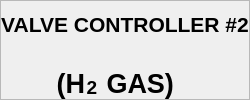
         <widget class="QFrame" name="frame_8" >
          <property name="sizePolicy" >
           <sizepolicy vsizetype="Preferred" hsizetype="Preferred" >
            <horstretch>0</horstretch>
            <verstretch>0</verstretch>
           </sizepolicy>
          </property>
          <property name="palette" >
           <palette>
            <active/>
            <inactive/>
            <disabled/>
           </palette>
          </property>
          <property name="frameShape" >
           <enum>QFrame::StyledPanel</enum>
          </property>
          <property name="frameShadow" >
           <enum>QFrame::Raised</enum>
          </property>
          <layout class="QVBoxLayout" >
           <property name="spacing" >
            <number>6</number>
           </property>
           <property name="leftMargin" >
            <number>0</number>
           </property>
           <property name="topMargin" >
            <number>0</number>
           </property>
           <property name="rightMargin" >
            <number>0</number>
           </property>
           <property name="bottomMargin" >
            <number>0</number>
           </property>
           <item>
            <widget class="QLabel" name="label_21" >
             <property name="font" >
              <font>
               <pointsize>16</pointsize>
               <weight>75</weight>
               <bold>true</bold>
              </font>
             </property>
             <property name="text" >
              <string>VALVE CONTROLLER #2</string>
             </property>
             <property name="alignment" >
              <set>Qt::AlignCenter</set>
             </property>
            </widget>
           </item>
           <item>
            <layout class="QHBoxLayout" >
             <property name="spacing" >
              <number>2</number>
             </property>
             <property name="leftMargin" >
              <number>0</number>
             </property>
             <property name="topMargin" >
              <number>0</number>
             </property>
             <property name="rightMargin" >
              <number>0</number>
             </property>
             <property name="bottomMargin" >
              <number>0</number>
             </property>
             <item>
              <widget class="QLabel" name="label_22" >
               <property name="sizePolicy" >
                <sizepolicy vsizetype="Preferred" hsizetype="Minimum" >
                 <horstretch>0</horstretch>
                 <verstretch>0</verstretch>
                </sizepolicy>
               </property>
               <property name="minimumSize" >
                <size>
                 <width>0</width>
                 <height>0</height>
                </size>
               </property>
               <property name="font" >
                <font>
                 <pointsize>20</pointsize>
                 <weight>75</weight>
                 <bold>true</bold>
                </font>
               </property>
               <property name="text" >
                <string>(H</string>
               </property>
               <property name="alignment" >
                <set>Qt::AlignBottom|Qt::AlignRight|Qt::AlignTrailing</set>
               </property>
              </widget>
             </item>
             <item>
              <widget class="QLabel" name="label_43" >
               <property name="sizePolicy" >
                <sizepolicy vsizetype="Preferred" hsizetype="Minimum" >
                 <horstretch>0</horstretch>
                 <verstretch>0</verstretch>
                </sizepolicy>
               </property>
               <property name="maximumSize" >
                <size>
                 <width>10</width>
                 <height>16777215</height>
                </size>
               </property>
               <property name="font" >
                <font>
                 <pointsize>14</pointsize>
                 <weight>75</weight>
                 <bold>true</bold>
                </font>
               </property>
               <property name="text" >
                <string>2</string>
               </property>
               <property name="alignment" >
                <set>Qt::AlignBottom|Qt::AlignHCenter</set>
               </property>
              </widget>
             </item>
             <item>
              <widget class="QLabel" name="label_44" >
               <property name="sizePolicy" >
                <sizepolicy vsizetype="Preferred" hsizetype="Minimum" >
                 <horstretch>0</horstretch>
                 <verstretch>0</verstretch>
                </sizepolicy>
               </property>
               <property name="minimumSize" >
                <size>
                 <width>150</width>
                 <height>0</height>
                </size>
               </property>
               <property name="font" >
                <font>
                 <pointsize>20</pointsize>
                 <weight>75</weight>
                 <bold>true</bold>
                </font>
               </property>
               <property name="text" >
                <string> GAS)    </string>
               </property>
               <property name="alignment" >
                <set>Qt::AlignBottom|Qt::AlignLeading|Qt::AlignLeft</set>
               </property>
              </widget>
             </item>
            </layout>
           </item>
           <item>
            <layout class="QHBoxLayout" >
             <property name="spacing" >
              <number>2</number>
             </property>
             <property name="leftMargin" >
              <number>0</number>
             </property>
             <property name="topMargin" >
              <number>0</number>
             </property>
             <property name="rightMargin" >
              <number>0</number>
             </property>
             <property name="bottomMargin" >
              <number>0</number>
             </property>
            </layout>
           </item>
          </layout>
         </widget>
